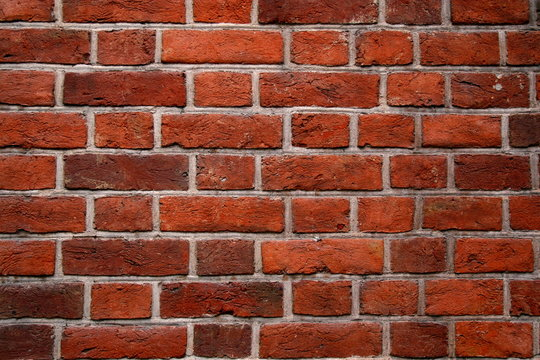
#> input picture Ladrillos.jpg, 540 x 360 px
$ python Practica02_VI.py
#> lines starting #> are read from the running program, lines starting #| are printed output that depends on the picture
# -*- coding: utf-8 -*-
"""
Created on Mon Apr 15 19:24:31 2024

@author: Roberto Martinez Bailon 21310216 6E
"""

import numpy as np
import cv2 as cv
from matplotlib import pyplot as plt

img = cv.imread('Ladrillos.jpg', cv.IMREAD_GRAYSCALE)
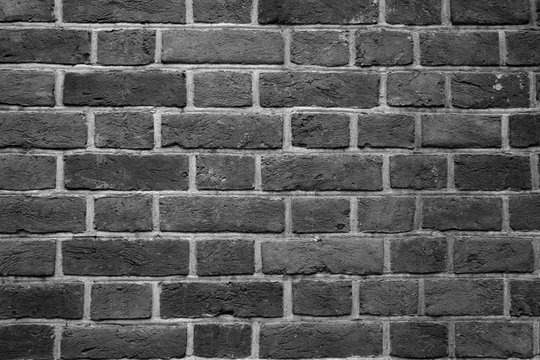
#> img: shape (360, 540); min 0, max 246, mean 87.8
assert img is not None, "file could not be read, check with os.path.exists()"
edges = cv.Canny(img,100,200)
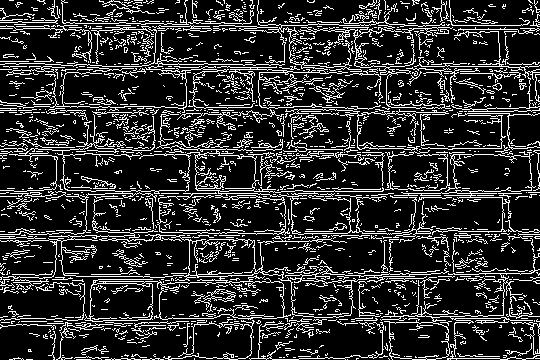
#> edges: shape (360, 540); 18.2% white in thin lines or dots

plt.subplot(121),plt.imshow(img,cmap = 'gray')
plt.title('Original Image'), plt.xticks([]), plt.yticks([])
plt.subplot(122),plt.imshow(edges,cmap = 'gray')
plt.title('Edge Image'), plt.xticks([]), plt.yticks([])

plt.show()
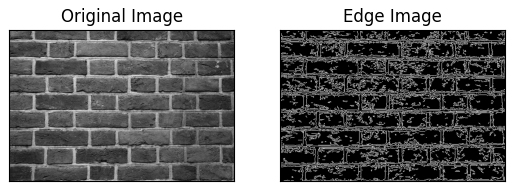
#> figure drawn by matplotlib, 2 panels
